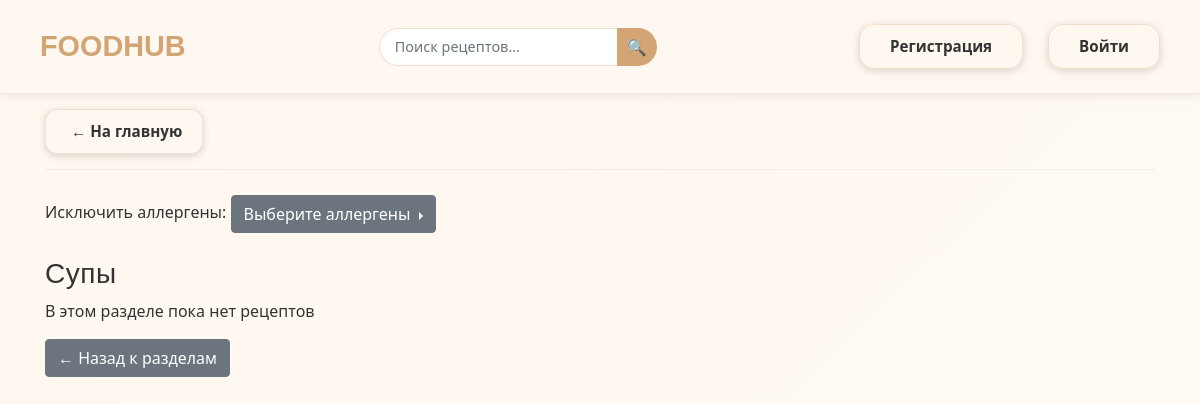
The page /?category=Супы on the database as committed earlier.
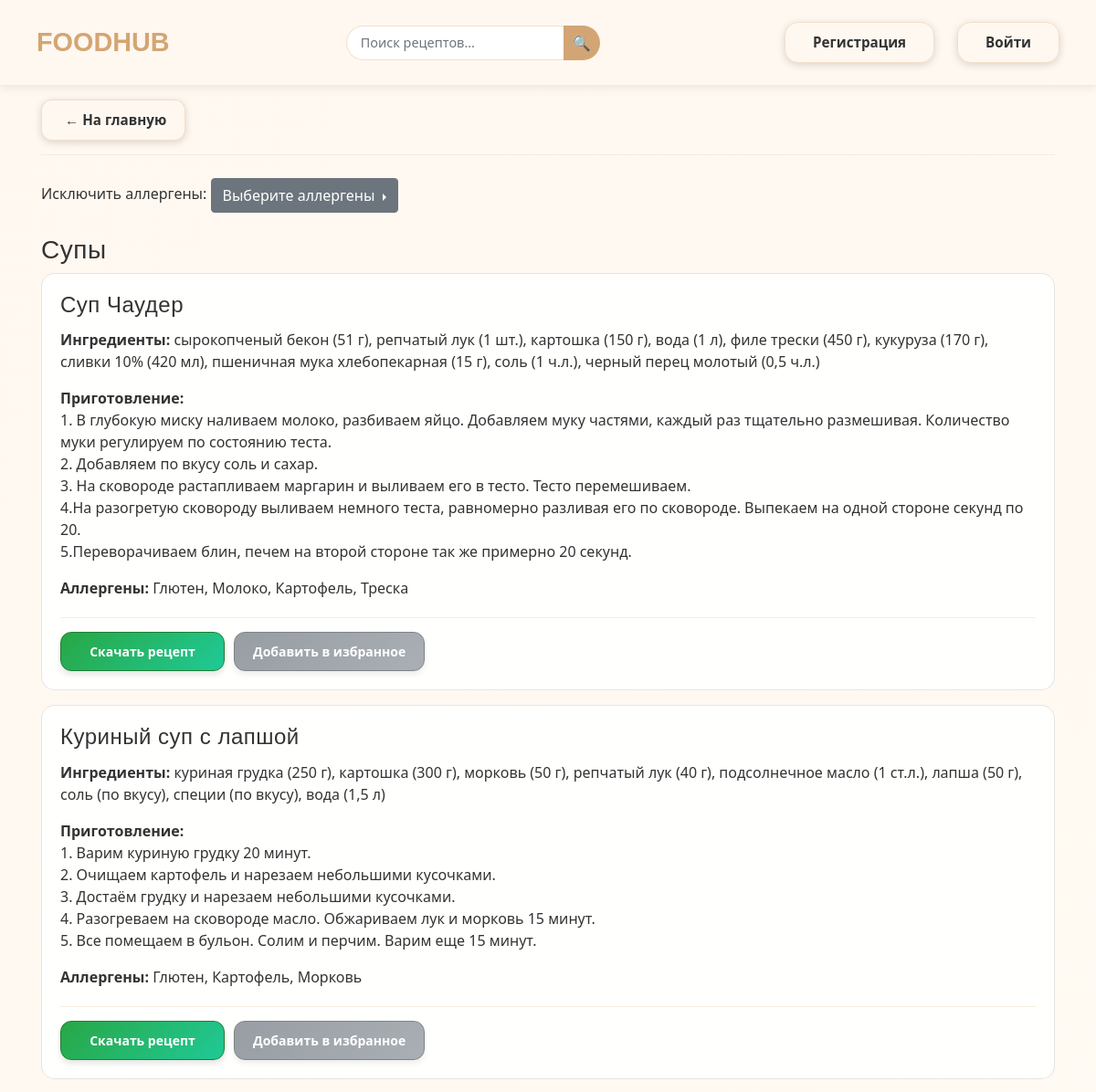
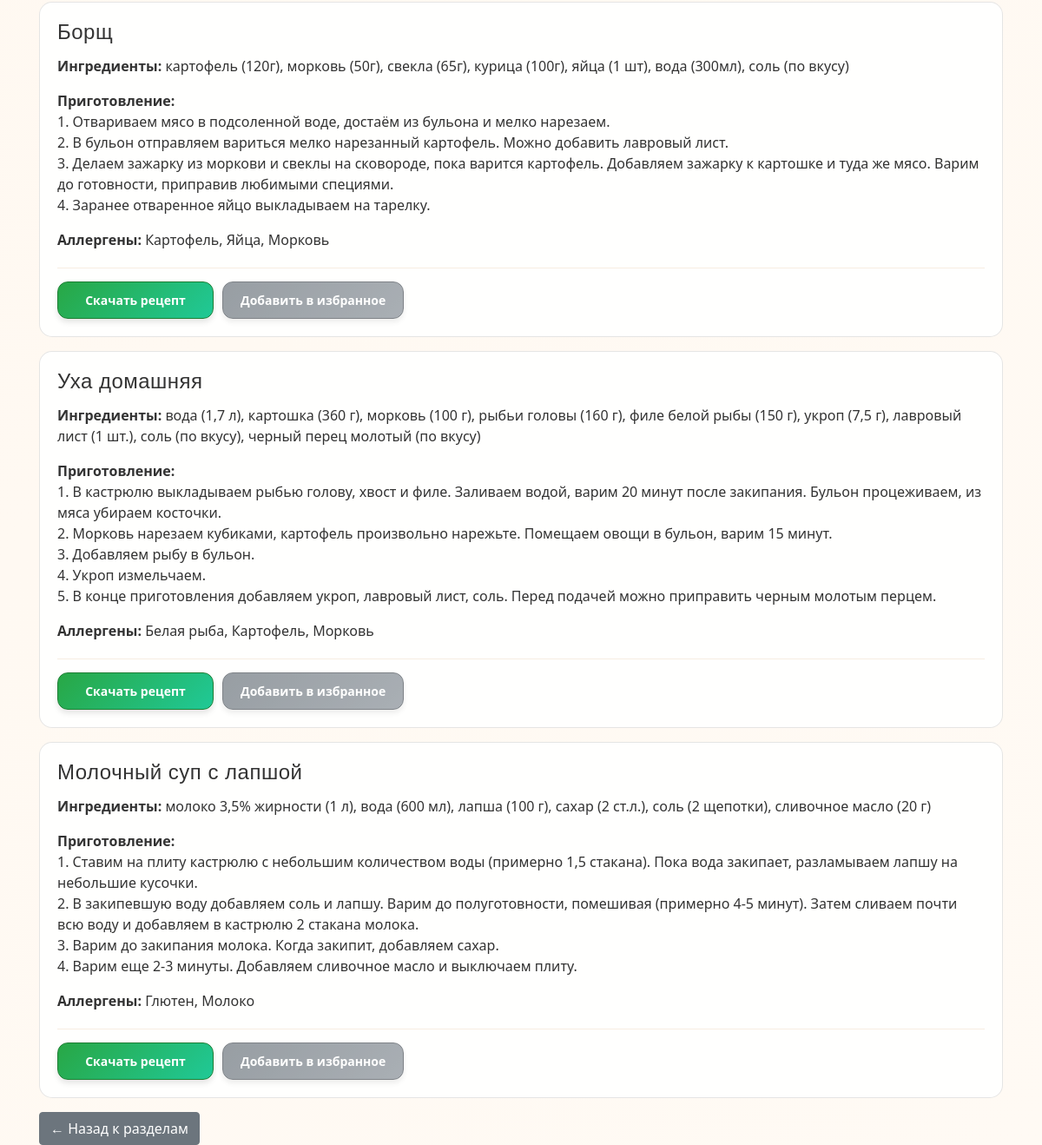
The same page on the database as committed later (2 pictures, top to bottom).
### data/recipes.py (models this page shows)
class Recipes(SqlAlchemyBase):
    __tablename__ = 'recipes'
    id = sqlalchemy.Column(sqlalchemy.Integer,
                           primary_key=True, autoincrement=True)
    title = sqlalchemy.Column(sqlalchemy.String, nullable=True)
    content = sqlalchemy.Column(sqlalchemy.String, nullable=True)
    ingredients = sqlalchemy.Column(sqlalchemy.String, nullable=True)
    category = sqlalchemy.Column(sqlalchemy.String, nullable=True)
    user_id = sqlalchemy.Column(sqlalchemy.Integer, sqlalchemy.ForeignKey('users.id'))
    user = orm.relationship('User')
    allergens = orm.relationship('Allergen', secondary='recipe_allergen', backref='recipes')

### main.py (the view)
@app.route("/")
def index():
    THEME = os.environ.get('APP_THEME', 'food')
    template_name = 'index.html'
    db_sess = db_session.create_session()
    categories = db_sess.query(Recipes.category).distinct().all()
    categories = [cat[0] for cat in categories if cat[0]]
    all_allergens = db_sess.query(Allergen).all()
    selected_category = request.args.get('category')
    recipes = []
    if selected_category:
        recipes = db_sess.query(Recipes).filter(Recipes.category == selected_category).all()
    return render_template(template_name, recipes=recipes, categories=categories, selected_category=selected_category, all_allergens=all_allergens, THEME=THEME)

### data/db_session.py (called while the page is built)
def create_session() -> Session:
    global __factory
    return __factory()

### main.py (called while the page is built)
@app.before_request
def force_guest_on_restart():
    from flask import session
    if 'initialized' not in session:
        session.clear()
        logout_user()
        session['initialized'] = True

### templates/index.html (shortened to what the changed rows need)
{% extends "base.html" %}
{% block content %}
{% if not selected_category %}
<h2 class="main-content-spacing">Выберите раздел рецептов:</h2>
<div style="margin: 40px 0;">
    <div style="display: flex; flex-wrap: wrap; gap: 25px; justify-content: center;">
        <a href="/?category=Завтраки"
           style="display: block !important; width: 300px !important; height: 150px !important;
                  background: url('/static/images/breakfast.jpg') center/cover no-repeat !important;
                  color: white !important; text-decoration: none !important; border-radius: 12px !important;
                  font-size: 18px !important; text-align: center !important; line-height: 150px !important;
                  text-shadow: 1px 1px 2px black !important; border: 2px solid rgba(255, 255, 255, 0.8) !important;
                  font-weight: bold !important; box-shadow: 0 8px 25px rgba(0, 150, 255, 0.3) !important;
                  position: relative !important; overflow: hidden !important;">
            <span style="position: relative; z-index: 2;">Завтраки</span>
            <div style="position: absolute; top: 0; left: 0; right: 0; bottom: 0; background: rgba(10, 14, 42, 0.4); z-index: 1;"></div>
        </a>
        <a href="/?category=Основные блюда"
           style="display: block !important; width: 300px !important; height: 150px !important;
                  background: url('/static/images/hotdishes.jpg') center/cover no-repeat !important;
                  color: white !important; text-decoration: none !important; border-radius: 12px !important;
                  font-size: 18px !important; text-align: center !important; line-height: 150px !important;
                  text-shadow: 1px 1px 2px black !important; border: 2px solid rgba(255, 255, 255, 0.8) !important;
                  font-weight: bold !important; box-shadow: 0 8px 25px rgba(0, 150, 255, 0.3) !important;
                  position: relative !important; overflow: hidden !important;">
            <span style="position: relative; z-index: 2;">Основные блюда</span>
            <div style="position: absolute; top: 0; left: 0; right: 0; bottom: 0; background: rgba(10, 14, 42, 0.4); z-index: 1;"></div>
        </a>
        <a href="/?category=Десерты"
           style="display: block !important; width: 300px !important; height: 150px !important;
                  background: url('/static/images/desserts.jpg') center/cover no-repeat !important;
                  color: white !important; text-decoration: none !important; border-radius: 12px !important;
                  font-size: 18px !important; text-align: center !important; line-height: 150px !important;
                  text-shadow: 1px 1px 2px black !important; border: 2px solid rgba(255, 255, 255, 0.8) !important;
                  font-weight: bold !important; box-shadow: 0 8px 25px rgba(0, 150, 255, 0.3) !important;
                  position: relative !important; overflow: hidden !important;">
            <span style="position: relative; z-index: 2;">Десерты</span>
            <div style="position: absolute; top: 0; left: 0; right: 0; bottom: 0; background: rgba(10, 14, 42, 0.4); z-index: 1;"></div>
        </a>
        <a href="/?category=Супы"
           style="display: block !important; width: 300px !important; height: 150px !important;
                  background: url('/static/images/soup.jpg') center/cover no-repeat !important;
                  color: white !important; text-decoration: none !important; border-radius: 12px !important;
                  font-size: 18px !important; text-align: center !important; line-height: 150px !important;
                  text-shadow: 1px 1px 2px black !important; border: 2px solid rgba(255, 255, 255, 0.8) !important;
                  font-weight: bold !important; box-shadow: 0 8px 25px rgba(0, 150, 255, 0.3) !important;
                  position: relative !important; overflow: hidden !important;">
            <span style="position: relative; z-index: 2;">Супы</span>
            <div style="position: absolute; top: 0; left: 0; right: 0; bottom: 0; background: rgba(10, 14, 42, 0.4); z-index: 1;"></div>
        </a>
        <a href="/?category=Напитки"
           style="display: block !important; width: 300px !important; height: 150px !important;
                  background: url('/static/images/drinks.jpg') center/cover no-repeat !important;
                  color: white !important; text-decoration: none !important; border-radius: 12px !important;
                  font-size: 18px !important; text-align: center !important; line-height: 150px !important;
                  text-shadow: 1px 1px 2px black !important; border: 2px solid rgba(255, 255, 255, 0.8) !important;
                  font-weight: bold !important; box-shadow: 0 8px 25px rgba(0, 150, 255, 0.3) !important;
                  position: relative !important; overflow: hidden !important;">
            <span style="position: relative; z-index: 2;">Напитки</span>
            <div style="position: absolute; top: 0; left: 0; right: 0; bottom: 0; background: rgba(10, 14, 42, 0.4); z-index: 1;"></div>
        </a>
    </div>
</div>
{% else %}
<div class="recipes-section">
    <div id="recipesList">
        {% if recipes %}
            {% for recipe in recipes %}
            <div class="recipe-card card mb-3" data-allergens="{{ recipe.allergens|map(attribute='id')|join(',') }}" id="recipe-{{ recipe.id }}">
                <div class="card-body">
                    <h4 class="card-title">{{ recipe.title }}</h4>
                    <p class="card-text"><strong>Ингредиенты:</strong> {{ recipe.ingredients }}</p>
                    <p class="card-text"><strong>Приготовление:</strong><br>{{ recipe.content | replace('\n', '<br>') | safe }}</p>
                    <p class="card-text"><strong>Аллергены:</strong>
                        {{ recipe.allergens|map(attribute='title')|join(', ') or 'нет' }}
                    </p>
                    <div class="recipe-actions">
                        <a href="/download_recipe/{{ recipe.id }}"
                           class="recipe-action-btn btn-download">
                           Скачать рецепт
                        </a>
                        {% if current_user.is_authenticated %}
                            <a href="/add_to_favourites/{{ recipe.id }}"
                                class="recipe-action-btn btn-add-fav">
                                Добавить в избранное
                            </a>
                        {% else %}
                            <button class="recipe-action-btn btn-disabled"
                                onclick="showRegistrationAlert()"
                                title="Зарегистрируйтесь, чтобы добавить рецепт в избранное">
                                    Добавить в избранное
                            </button>
                        {% endif %}
                    </div>
                </div>
            </div>
            {% endfor %}
        {% else %}
            <p>В этом разделе пока нет рецептов</p>
        {% endif %}
    </div>
</div>
{% endif %}
{% endblock %}

Rows that differ between the two databases and show on the page:
now on this page (row edited): Recipes: title "Суп Чаудер", ingredients "сырокопченый бекон (51 г), репчатый лук (1 шт.), картошка (150 г), вода (1 л), филе трески (450 г), кукуруза (170 г), сливки 10% (420 мл), пшеничная мука хлебопекарная (15 г), соль (1 ч.л.), черный перец молотый (0,5 ч.л.)", content "1. В глубокую миску наливаем молоко, разбиваем яйцо. Добавляем муку частями, каждый раз тщательно размешивая. Количество муки регулируем по состоянию теста. 2. Добавляем по вкусу соль и сахар. 3. На сковороде растапливаем маргарин и выливаем его в тесто. Тесто перемешиваем. 4.На разогретую сковороду выливаем немного теста, равномерно разливая его по сковороде. Выпекаем на одной стороне секунд по 20. 5.Переворачиваем блин, печем на второй стороне так же примерно 20 секунд.", allergens|map "Глютен, Молоко, Картофель, Треска"
now on this page (row edited): Recipes: title "Куриный суп с лапшой", ingredients "куриная грудка (250 г), картошка (300 г), морковь (50 г), репчатый лук (40 г), подсолнечное масло (1 ст.л.), лапша (50 г), соль (по вкусу), специи (по вкусу), вода (1,5 л)", content "1. Варим куриную грудку 20 минут. 2. Очищаем картофель и нарезаем небольшими кусочками. 3. Достаём грудку и нарезаем небольшими кусочками. 4. Разогреваем на сковороде масло. Обжариваем лук и морковь 15 минут. 5. Все помещаем в бульон. Солим и перчим. Варим еще 15 минут.", allergens|map "Глютен, Картофель, Морковь"
now on this page (row edited): Recipes: title "Борщ", ingredients "картофель (120г), морковь (50г), свекла (65г), курица (100г), яйца (1 шт), вода (300мл), соль (по вкусу)", content "1. Отвариваем мясо в подсоленной воде, достаём из бульона и мелко нарезаем. 2. В бульон отправляем вариться мелко нарезанный картофель. Можно добавить лавровый лист. 3. Делаем зажарку из моркови и свеклы на сковороде, пока варится картофель. Добавляем зажарку к картошке и туда же мясо. Варим до готовности, приправив любимыми специями. 4. Заранее отваренное яйцо выкладываем на тарелку.", allergens|map "Картофель, Яйца, Морковь"
added Recipes: title "Уха домашняя", ingredients "вода (1,7 л), картошка (360 г), морковь (100 г), рыбьи головы (160 г), филе белой рыбы (150 г), укроп (7,5 г), лавровый лист (1 шт.), соль (по вкусу), черный перец молотый (по вкусу)", content "1. В кастрюлю выкладываем рыбью голову, хвост и филе. Заливаем водой, варим 20 минут после закипания. Бульон процеживаем, из мяса убираем косточки. 2. Морковь нарезаем кубиками, картофель произвольно нарежьте. Помещаем овощи в бульон, варим 15 минут. 3. Добавляем рыбу в бульон. 4. Укроп измельчаем. 5. В конце приготовления добавляем укроп, лавровый лист, соль. Перед подачей можно приправить черным молотым перцем.", allergens|map "Белая рыба, Картофель, Морковь"
added Recipes: title "Молочный суп с лапшой", ingredients "молоко 3,5% жирности (1 л), вода (600 мл), лапша (100 г), сахар (2 ст.л.), соль (2 щепотки), сливочное масло (20 г)", content "1. Ставим на плиту кастрюлю с небольшим количеством воды (примерно 1,5 стакана). Пока вода закипает, разламываем лапшу на небольшие кусочки. 2. В закипевшую воду добавляем соль и лапшу. Варим до полуготовности, помешивая (примерно 4-5 минут). Затем сливаем почти всю воду и добавляем в кастрюлю 2 стакана молока. 3. Варим до закипания молока. Когда закипит, добавляем сахар. 4. Варим еще 2-3 минуты. Добавляем сливочное масло и выключаем плиту.", allergens|map "Глютен, Молоко"
Other text that changed with them:
text no longer shown: "В этом разделе пока нет рецептов"
